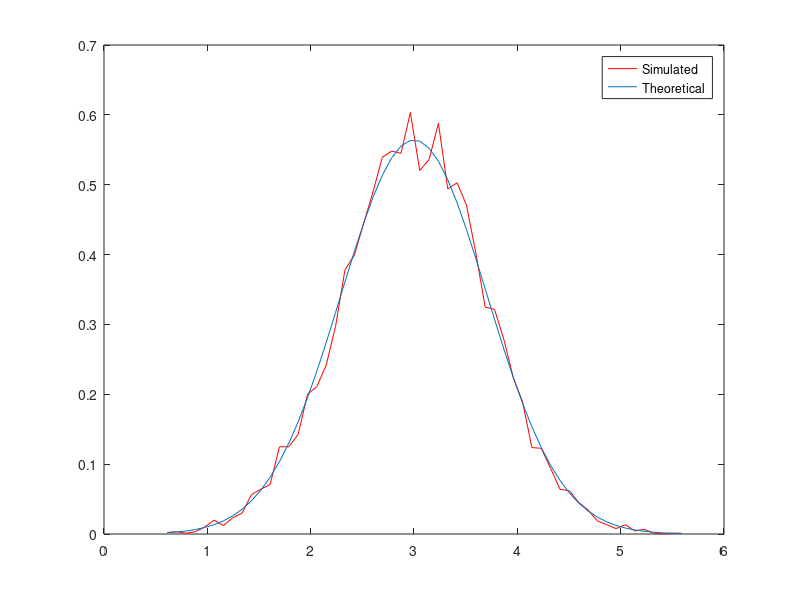

Source code (MATLAB):
% (2557739) Sercan Turkmen
% (2557726) Mahalakshmy Seetharaman
% Task 1

clearvars; clc; close all; format long;

% input variables
A = 3;
r = 0.2;
N = 100;
sigma_squared = 0.5;
MC = 10000;

% initialize r^n matix since we will use it several times
n = 0:N-1;
R = transpose(r.^n);

% calculate CRLB where CRLB = var(estimator_A) = sigma^2 / sum(R)
CRLB = sigma_squared / dot(R, R');
disp(strcat('CRLB is:', num2str(CRLB)));

% initialize estimations array
estimations = zeros(MC, 1);
for mc = 1:MC
    % calculate simulated X values where X is Nx1 matrix
    X = A * R + sqrt(sigma_squared) * randn(N, 1);
    % fill up estimations according to the estimator we found:
    estimations(mc, 1) = dot(X, R') / dot(R, R');
end

% calculate the stats of the estimator
stats = [mean(estimations) var(estimations)];
disp(strcat('estimated mean : ', num2str(stats(1))));
disp(strcat('estimated variance : ', num2str(stats(2))));

bias_sum = 0;
for mc = 1:MC
    bias_sum = bias_sum + estimations(mc, 1) - A;
end
bias = bias_sum / MC;
disp(strcat('estimated bias : ', num2str(bias)));

% display histogram of the estimator
[n, x] = hist(estimations, 56);
plot(x, n / (sum(n) * (x(2) - x(1))), 'r-', x, normpdf(x, A, sqrt(sigma_squared)));
legend('Simulated', 'Theoretical');
